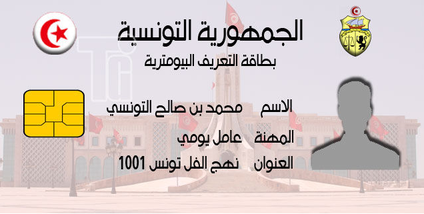
#> input picture Part 3 (OCR)/cin.png, 424 x 214 px, shrunk from 636 x 321 before the run
$ jupyter execute --allow-errors Pytesseract.ipynb   (shell and % lines are left out)
#> lines starting #> are read from the running program, lines starting #| are printed output that depends on the picture
[cell 1]
import cv2
import numpy as np
import pytesseract
import matplotlib.pyplot as plt
import pandas as pd
from PIL import Image

[cell 2]
def display(img,cmap='gray'):
    fig = plt.figure(figsize=(12,10))
    ax = fig.add_subplot(111)
    ax.imshow(img,cmap='gray')

[cell 3]
#!sudo apt-get install tesseract-ocr-eng  #for english
#!sudo apt-get install tesseract-ocr-ara  #for arabic
#!sudo apt-get install tesseract-ocr-fra  #for french (German)

[cell 4]
outfile = open('test1.txt', 'a',encoding='utf-8')

pytesseract.pytesseract.tesseract_cmd = 'C:\Program Files\Tesseract-OCR\\tesseract.exe'

img = cv2.imread('ID (2).jpg')
#> (the rest of this cell did not finish here and is left out)

[cell 5]
#outfile = open('test.txt', 'a',encoding='utf-8')
pytesseract.pytesseract.tesseract_cmd = 'C:\Program Files\Tesseract-OCR\\tesseract.exe'

img = cv2.imread('cin.png')
#> img is the input picture: shape (214, 424, 3); mean B, G, R 197.3, 201.1, 213.2
plt.imshow(img , cmap ='gray')
gray = cv2.cvtColor(img, cv2.COLOR_BGR2GRAY)
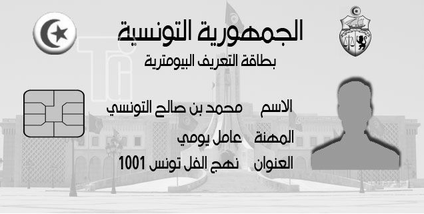
#> gray: shape (214, 424); min 0, max 255, mean 204.3
th, threshed = cv2.threshold(gray, 127, 255, cv2.THRESH_TRUNC)
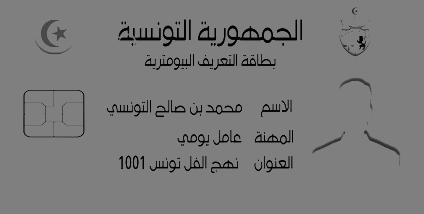
#> threshed: shape (214, 424); min 0, max 127, mean 122
#> (the rest of this cell did not finish here and is left out)

# Formulaire

[cell 6]
# get three names of people
name1 = input("Please enter a person's CIN: ")
#> the answer given: cin.png
name2 = input("Please enter a person's family name: ")
#> the answer given: original.jpg
name3 = input("Please enter a person's Name: ")
#> the answer given: IDfr.jpg
